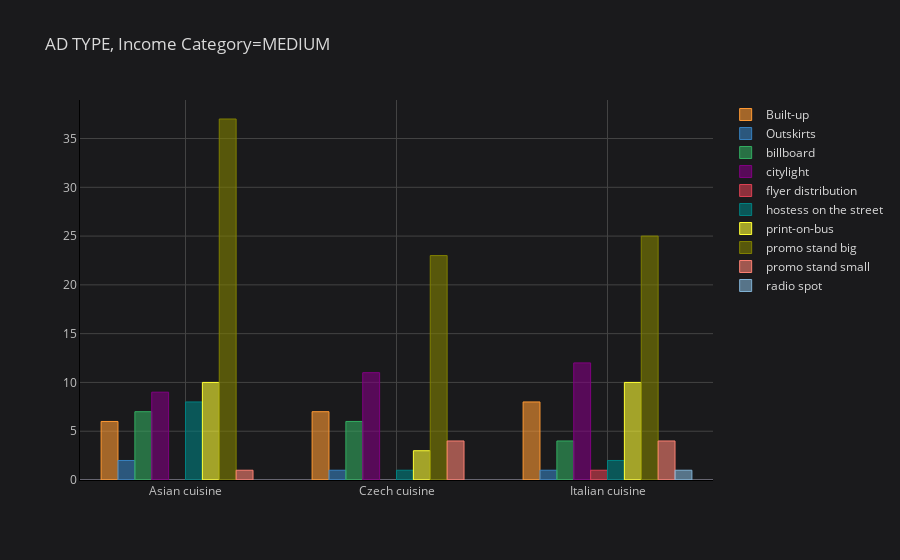

Notebook source saved alongside this figure:
### Markdown cell above
# New Method

### Code cell
medium_ads = demography[demography['Stratification by income'] == 'medium income']
medium_ads = medium_ads.groupby(by=['Favourite category', 'Favourite ad type']).size().unstack()
medium_ads.iplot(kind='bar', linecolor="black", title="AD TYPE, Income Category=MEDIUM")

### Figure 1 — Plotly figure (JSON) as saved in the notebook; plotly's stock layout.template omitted (floating-point values rounded to 4 significant figures)
{"data": [{"marker": {"color": "rgba(255, 153, 51, 0.6)", "line": {"color": "rgba(255, 153, 51, 1.0)", "width": 1}}, "name": "Built-up", "orientation": "v", "text": "", "x": ["Asian cuisine", "Czech cuisine", "Italian cuisine"], "y": [6.0, 7.0, 8.0], "type": "bar"}, {"marker": {"color": "rgba(55, 128, 191, 0.6)", "line": {"color": "rgba(55, 128, 191, 1.0)", "width": 1}}, "name": "Outskirts", "orientation": "v", "text": "", "x": ["Asian cuisine", "Czech cuisine", "Italian cuisine"], "y": [2.0, 1.0, 1.0], "type": "bar"}, {"marker": {"color": "rgba(50, 171, 96, 0.6)", "line": {"color": "rgba(50, 171, 96, 1.0)", "width": 1}}, "name": "billboard", "orientation": "v", "text": "", "x": ["Asian cuisine", "Czech cuisine", "Italian cuisine"], "y": [7.0, 6.0, 4.0], "type": "bar"}, {"marker": {"color": "rgba(128, 0, 128, 0.6)", "line": {"color": "rgba(128, 0, 128, 1.0)", "width": 1}}, "name": "citylight", "orientation": "v", "text": "", "x": ["Asian cuisine", "Czech cuisine", "Italian cuisine"], "y": [9.0, 11.0, 12.0], "type": "bar"}, {"marker": {"color": "rgba(219, 64, 82, 0.6)", "line": {"color": "rgba(219, 64, 82, 1.0)", "width": 1}}, "name": "flyer distribution", "orientation": "v", "text": "", "x": ["Asian cuisine", "Czech cuisine", "Italian cuisine"], "y": ["", "", 1.0], "type": "bar"}, {"marker": {"color": "rgba(0, 128, 128, 0.6)", "line": {"color": "rgba(0, 128, 128, 1.0)", "width": 1}}, "name": "hostess on the street", "orientation": "v", "text": "", "x": ["Asian cuisine", "Czech cuisine", "Italian cuisine"], "y": [8.0, 1.0, 2.0], "type": "bar"}, {"marker": {"color": "rgba(255, 255, 51, 0.6)", "line": {"color": "rgba(255, 255, 51, 1.0)", "width": 1}}, "name": "print-on-bus", "orientation": "v", "text": "", "x": ["Asian cuisine", "Czech cuisine", "Italian cuisine"], "y": [10.0, 3.0, 10.0], "type": "bar"}, {"marker": {"color": "rgba(128, 128, 0, 0.6)", "line": {"color": "rgba(128, 128, 0, 1.0)", "width": 1}}, "name": "promo stand big", "orientation": "v", "text": "", "x": ["Asian cuisine", "Czech cuisine", "Italian cuisine"], "y": [37.0, 23.0, 25.0], "type": "bar"}, {"marker": {"color": "rgba(251, 128, 114, 0.6)", "line": {"color": "rgba(251, 128, 114, 1.0)", "width": 1}}, "name": "promo stand small", "orientation": "v", "text": "", "x": ["Asian cuisine", "Czech cuisine", "Italian cuisine"], "y": [1.0, 4.0, 4.0], "type": "bar"}, {"marker": {"color": "rgba(128, 177, 211, 0.6)", "line": {"color": "rgba(128, 177, 211, 1.0)", "width": 1}}, "name": "radio spot", "orientation": "v", "text": "", "x": ["Asian cuisine", "Czech cuisine", "Italian cuisine"], "y": ["", "", 1.0], "type": "bar"}], "layout": {"legend": {"bgcolor": "#1A1A1C", "font": {"color": "#D9D9D9"}}, "paper_bgcolor": "#1A1A1C", "plot_bgcolor": "#1A1A1C", "title": {"font": {"color": "#D9D9D9"}, "text": "AD TYPE, Income Category=MEDIUM"}, "xaxis": {"gridcolor": "#434343", "linecolor": "black", "showgrid": true, "tickfont": {"color": "#C2C2C2"}, "title": {"font": {"color": "#D9D9D9"}, "text": ""}, "zerolinecolor": "#666570"}, "yaxis": {"gridcolor": "#434343", "linecolor": "black", "showgrid": true, "tickfont": {"color": "#C2C2C2"}, "title": {"font": {"color": "#D9D9D9"}, "text": ""}, "zerolinecolor": "#666570"}}}
